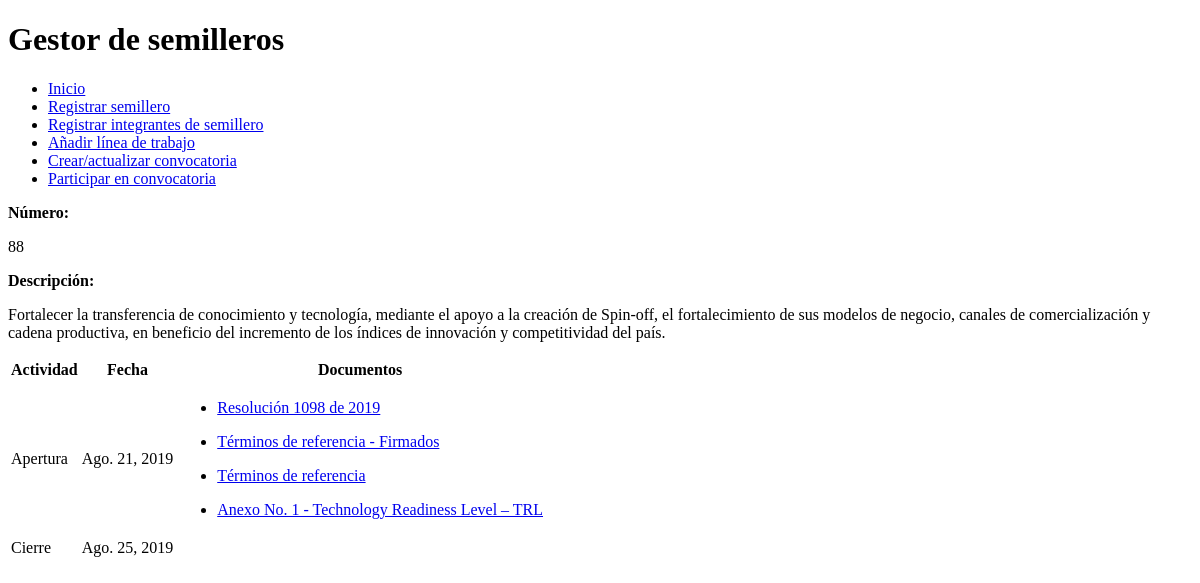
The page /details/88 on the database as committed earlier.
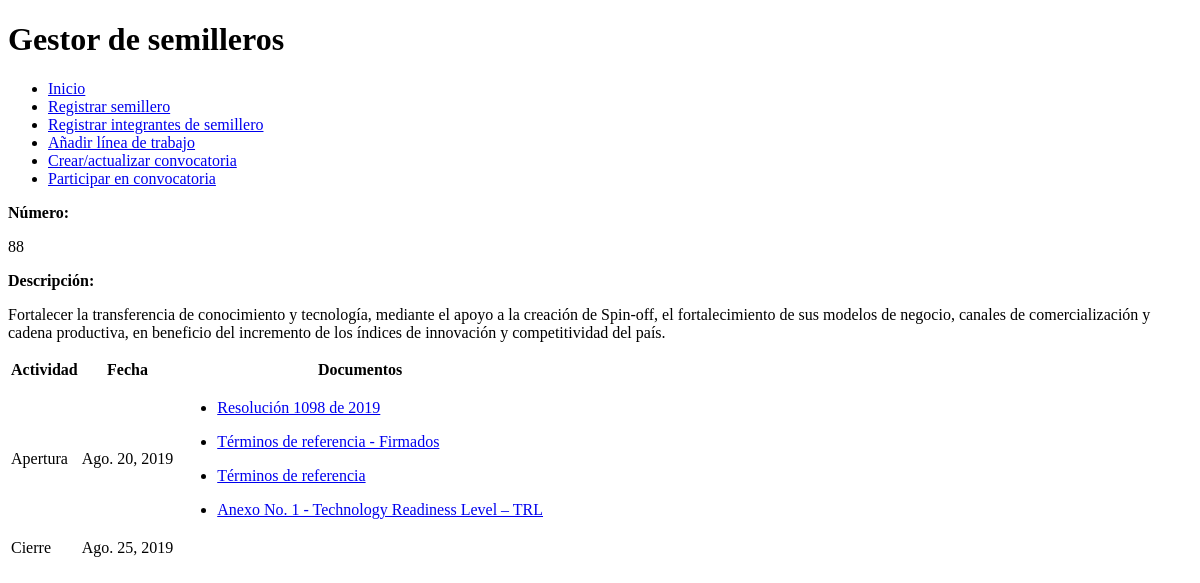
The same page on the database as committed later.
### conv/models.py (models this page shows, shortened)
class Convocatoria(models.Model):
    id = models.AutoField(primary_key=True, verbose_name="Id")
    name = models.CharField(max_length=100, verbose_name="Nombre de la convocatoria", null=True)
    description = models.TextField(max_length=400, verbose_name="Descripción", null=True)
    opened = models.DateField(verbose_name="Fecha de apertura", null=True)
    closed = models.DateField(verbose_name="Fecha de cierre", null=True)
    created = models.DateTimeField(auto_now_add=True, verbose_name="Fecha de creación", null=True)
    updated = models.DateTimeField(auto_now=True, verbose_name="Fecha de edición", null=True)
    class Meta():
        verbose_name = "Convocatoria"
        verbose_name_plural = "Convocatorias"
        ordering = ["closed"]

class Documento(models.Model):
    id = models.AutoField(primary_key=True, verbose_name="Id")
    id_conv = models.ForeignKey(Convocatoria, null=True, blank=True, on_delete=models.CASCADE)
    documento = models.FileField(verbose_name="Documento", null=True)
    description = models.TextField(max_length=400, verbose_name="Descripción", null=True)
    created = models.DateTimeField(auto_now_add=True, verbose_name="Fecha de creación", null=True)
    updated = models.DateTimeField(auto_now=True, verbose_name="Fecha de edición", null=True)
    class Meta():
        verbose_name = "Documento"
        verbose_name_plural = "Documentos"
        ordering = ["id_conv"]

### conv/views.py (the view)
# urls.py: path(r'details/<int:id_item>', views.conv_details, name="details")
def conv_details(request, id_item=None):
    item = Convocatoria.objects.get(id=id_item)
    documents = Documento.objects.filter(id_conv=id_item)
    return render(request, "conv/details.html",{'item':item,'documents':documents,})

### conv/templates/conv/details.html
{% extends 'core/base.html' %}
{% block cuerpo %}
    <b>Número:</b>
    <p>{{item.id}}</p>
    <b>Descripción:</b>
    <p>{{item.description}}</p>
    <table>
        <tr>
            <th>Actividad</th>
            <th>Fecha</th>
            <th>Documentos</th>
        </tr>
        <tr>
            <td>Apertura</td>
            <td>{{item.opened}}</td>
            <td>
              {% for document in documents %}
              <ul>
                <li><a href="{{document.documento.url}}" download>{{document.description}}</a></li>
              </ul>
              {% endfor %}
            </td>
        </tr>
        <tr>
            <td>Cierre</td>
            <td>{{item.closed}}</td>
        </tr>
    </table>
{% endblock %}

### core/templates/core/base.html (shortened to what this page needs)
<!DOCTYPE html>
<html lang="en">
<head>
</head>
<body>
    <header>
        <h1>Gestor de semilleros</h1>
    </header>
    <nav>
        <ul>
            <li><a href="{% url 'home' %}">Inicio</a></li>
            <li><a href="{% url 'create' %}">Registrar semillero</a></li>
            <li><a href="{% url 'register' %}">Registrar integrantes de semillero</a></li>
            <li><a href="{% url 'workline' %}">Añadir línea de trabajo</a></li>
            <li><a href="{% url 'conv_create' %}">Crear/actualizar convocatoria</a></li>
            <li><a href="{% url 'participate' %}">Participar en convocatoria</a></li>
        </ul>
    </nav>
    <section id="formulario">
        {% block cuerpo %}{% endblock %}
    </section>
</body>
</html>

Rows that differ between the two databases and show on the page:
changed Convocatoria id 88: opened "Ago. 21, 2019" → "Ago. 20, 2019"
